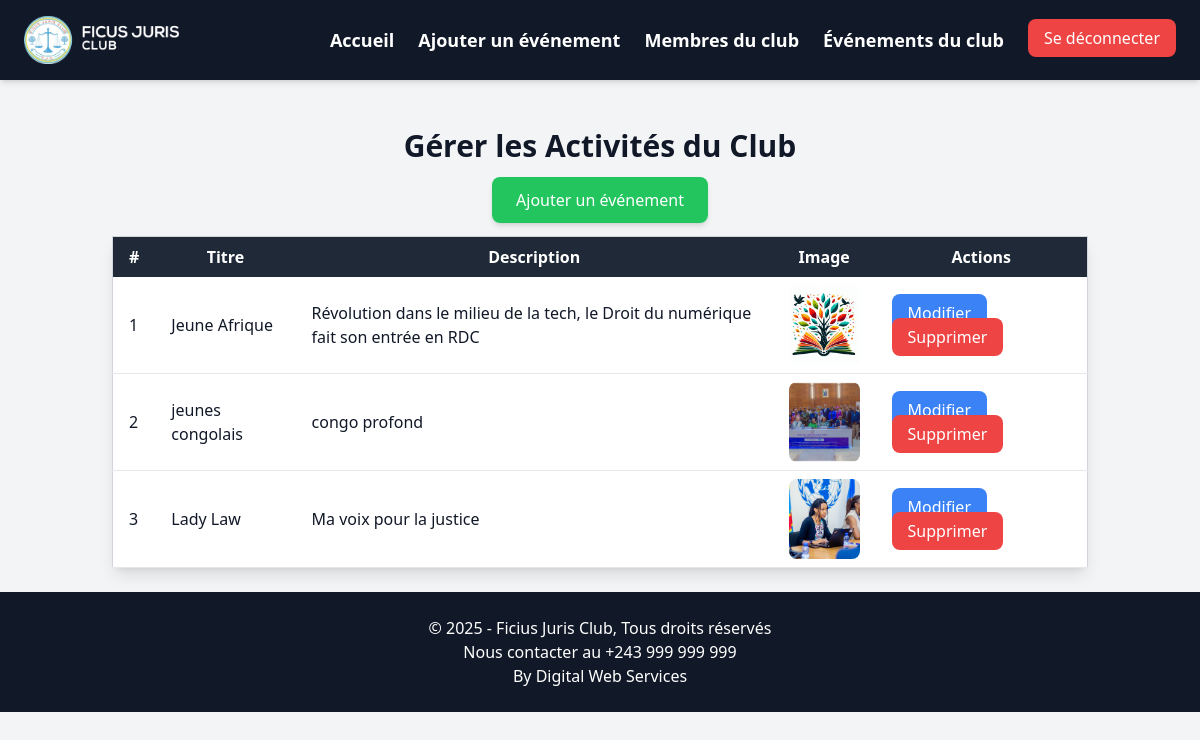
Screenshot of /ficius/admin/events.php (signed in) with the database file from the repository.
### tables this page shows
CREATE TABLE IF NOT EXISTS `activites` (
  `id` int NOT NULL AUTO_INCREMENT,
  `titre` varchar(255) NOT NULL,
  `description` text NOT NULL,
  `image` varchar(255) NOT NULL,
  PRIMARY KEY (`id`),
  UNIQUE KEY `titre` (`titre`)
);

### ficius/admin/events.php (the view, shortened to what this page needs)
<?php
$pdo = pdo();
$sql = "SELECT * FROM activites";
$stmt = $pdo->prepare($sql);
$stmt->execute();
$activites = $stmt->fetchAll();
?>
<!DOCTYPE html>
<html lang="fr">
<head>
    <script src="https://cdn.tailwindcss.com"></script>
</head>
<body class="bg-gray-100 text-gray-900">
    <nav class="bg-gray-900 text-white shadow-md py-4 px-6 flex justify-between items-center">
        <img src="images/Logo.png" alt="Ficius Juris Club" class="h-12">
        <ul id="navbar" class="hidden md:flex space-x-6">
            <li><a href="home.php" class="text-lg font-semibold hover:text-blue-600">Accueil</a></li>
            <li><a href="publier.php" class="text-lg font-semibold hover:text-blue-600">Ajouter un événement</a></li>
            <li><a href="membres.php" class="text-lg font-semibold hover:text-blue-600">Membres du club</a></li>
            <li><a href="events.php" class="text-lg font-semibold hover:text-blue-600">Événements du club</a></li>
            <li><a href="?logout=true" class="bg-red-500 text-white px-4 py-2 rounded-lg hover:bg-red-700">Se déconnecter</a></li>
        </ul>
    </nav>
    <section class="container mx-auto p-6 mt-6">
        <h1 class="text-3xl font-bold text-center mb-6">Gérer les Activités du Club</h1>
        <div class="text-center mb-6">
            <a href="publier.php" class="bg-green-500 text-white px-6 py-3 rounded-lg shadow-md hover:bg-green-700">Ajouter un événement</a>
        </div>
        <table class="min-w-full bg-white border border-gray-300 shadow-lg">
            <thead>
                <tr class="bg-gray-800 text-white">
                    <th class="py-2 px-4">#</th>
                    <th class="py-2 px-4">Titre</th>
                    <th class="py-2 px-4">Description</th>
                    <th class="py-2 px-4">Image</th>
                    <th class="py-2 px-4">Actions</th>
                </tr>
            </thead>
            <tbody>
                <?php
                $counter = 1;
                foreach ($activites as $activite): ?>
                <tr class="border-b border-gray-200">
                    <td class="py-2 px-4"><?php echo $counter++; ?></td>
                    <td class="py-2 px-4"><?php echo htmlspecialchars($activite['titre']); ?></td>
                    <td class="py-2 px-4"><?php echo htmlspecialchars($activite['description']); ?></td>
                    <td class="py-2 px-4">
                        <img src="<?php echo htmlspecialchars($activite['image']); ?>" alt="Image de l'activité" class="w-20 h-20 object-cover rounded-lg">
                    </td>
                    <td class="py-2 px-4">
                        <a href="modifier.php?id=<?php echo $activite['id']; ?>" class="bg-blue-500 text-white px-4 py-2 rounded-lg hover:bg-blue-700">Modifier</a>
                        <a href="?delete=<?php echo $activite['id']; ?>" class="bg-red-500 text-white px-4 py-2 rounded-lg hover:bg-red-700" onclick="return confirm('Êtes-vous sûr de vouloir supprimer cette activité ?');">Supprimer</a>
                    </td>
                </tr>
                <?php endforeach; ?>
            </tbody>
        </table>
    </section>
    <footer class="bg-gray-900 text-white text-center py-6">
        <p>&copy; 2025 - Ficius Juris Club, Tous droits réservés</p>
        <p>Nous contacter au +243 999 999 999</p>
        <p>By Digital Web Services</p>
    </footer>
</body>
</html>

### rows the page displays
activites: titre "Jeune Afrique", description "Révolution dans le milieu de la tech, le Droit du numérique fait son entrée en RDC", image (picture)
activites: titre "jeunes congolais", description "congo profond", image (picture)
activites: titre "Lady Law", description "Ma voix pour la justice", image (picture)
